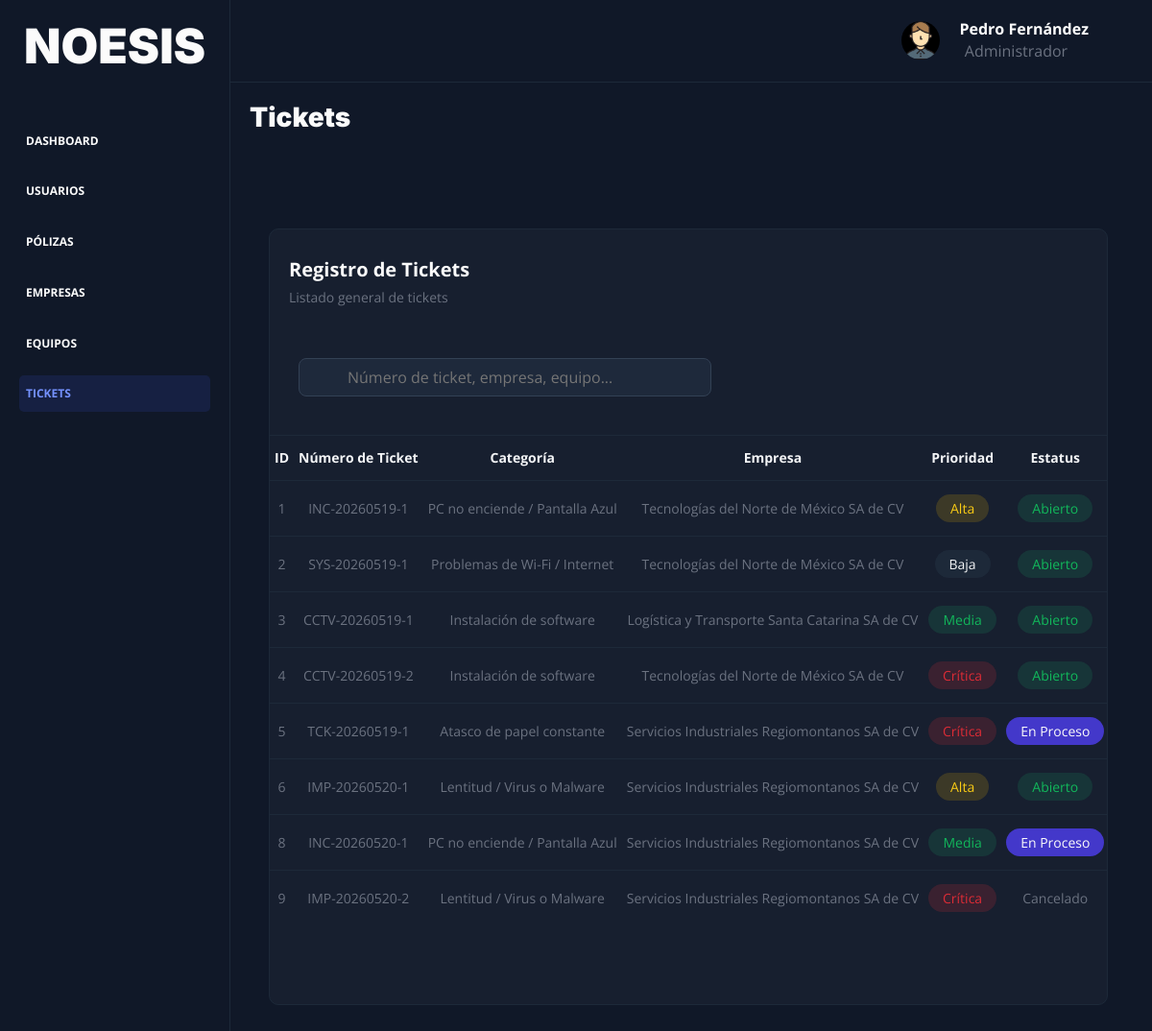
Screenshot of /tickets (signed in) with the database file from the repository.
### tables this page shows
CREATE TABLE `ticket` (
  `id` int NOT NULL AUTO_INCREMENT,
  `id_cliente` int DEFAULT NULL,
  `id_trabajador` int DEFAULT NULL,
  `id_equipo` int DEFAULT NULL,
  `id_empresa` int DEFAULT NULL,
  `id_categoria` int DEFAULT NULL,
  `numero_ticket` varchar(45) DEFAULT NULL,
  `prioridad` enum('Baja','Media','Alta','Crítica') DEFAULT 'Baja',
  `estatus` enum('Abierto','En Proceso','Cerrado','Cancelado') DEFAULT 'Abierto',
  `descripcion` varchar(255) DEFAULT NULL,
  `ruta_evidencia` varchar(100) DEFAULT NULL,
  `fecha_inicio` datetime DEFAULT CURRENT_TIMESTAMP,
  `fecha_actualizacion` datetime DEFAULT NULL,
  `fecha_final` datetime DEFAULT NULL,
  PRIMARY KEY (`id`),
  KEY `id_empresa_FK_idx` (`id_empresa`),
  KEY `id_ticket_cliente_FK` (`id_cliente`),
  KEY `id_ticket_trabajador_FK` (`id_trabajador`),
  KEY `id_ticket_equipo_FK` (`id_equipo`),
  KEY `id_ticket_categoria_FK_idx` (`id_categoria`),
  CONSTRAINT `id_ticket_categoria_FK` FOREIGN KEY (`id_categoria`) REFERENCES `ticket_categoria` (`id`),
  CONSTRAINT `id_ticket_cliente_FK` FOREIGN KEY (`id_cliente`) REFERENCES `cliente` (`id`),
  CONSTRAINT `id_ticket_empresa_FK` FOREIGN KEY (`id_empresa`) REFERENCES `empresa` (`id`),
  CONSTRAINT `id_ticket_equipo_FK` FOREIGN KEY (`id_equipo`) REFERENCES `equipo` (`id`),
  CONSTRAINT `id_ticket_trabajador_FK` FOREIGN KEY (`id_trabajador`) REFERENCES `trabajador` (`id`)
);

### controllers/TicketController.php (called while the page is built, shortened)
<?php
class TicketController {
    public static function tickets(Router $router) {
        $alertas = [];
        $rol = $_SESSION['rol'] ?? '';
        $id_empresa = $_SESSION['id_empresa'] ?? null;
        if ($rol === 'Administrador' || $rol === 'Técnico') {
            $tickets = Ticket::all() ?? [];
        } else {
            $tickets = Ticket::traerTickets($id_empresa);
            if (!is_array($tickets)) {
                $tickets = $tickets ? [$tickets] : [];
            }
        }
        $categorias = TicketCategoria::all();
        $empresas = Empresa::all();
        $mapaCategorias = [];
        foreach($categorias as $cat) {
            $mapaCategorias[$cat->id] = $cat->categoria_ticket;
        }
        $mapaEmpresas = [];
        foreach($empresas as $emp) {
            $mapaEmpresas[$emp->id] = $emp->nombre_fiscal;
        }
        foreach($tickets as $ticket) {
            $ticket->nombre_categoria = $mapaCategorias[$ticket->id_categoria] ?? 'Sin Categoría';
            $ticket->nombre_empresa = $mapaEmpresas[$ticket->id_empresa] ?? 'Sin Empresa';
        }
        $router->render('dashboard/tickets/tickets', [
            'titulo' => 'Tickets',
            'tickets' => $tickets,
            'alertas' => $alertas
        ]);
    }
}

### public/index.php (called while the page is built, shortened)
<?php
$router = new Router();
$router->get('/', [LoginController::class, 'Login']);
$router->post('/', [LoginController::class, 'Login']);
$router->get('/recuperar', [LoginController::class, 'recuperar']);
$router->post('/recuperar', [LoginController::class, 'recuperar']);
$router->get('/logout', [LoginController::class, 'logout']);
$router->get('/confirmar-cuenta', [LoginController::class, 'confirmarCuenta']);
$router->post('/confirmar-cuenta', [LoginController::class, 'confirmarCuenta']);
$router->get('/dashboard', [DashboardController::class, 'index']);
$router->get('/usuarios', [UsuariosController::class, 'usuarios']);
$router->get('/usuarios/agregar-trabajador', [UsuariosController::class, 'agregarUsuarioEmpleado']);
$router->post('/usuarios/agregar-trabajador', [UsuariosController::class, 'agregarUsuarioEmpleado']);
$router->post('/usuarios/eliminar-trabajador', [UsuariosController::class, 'eliminarUsuarioEmpleado']);
$router->get('/usuarios/editar-trabajador', [UsuariosController::class, 'editarUsuarioEmpleado']);
$router->post('/usuarios/editar-trabajador', [UsuariosController::class, 'editarUsuarioEmpleado']);
$router->get('/usuarios/agregar-cliente', [UsuariosController::class, 'agregarUsuarioCliente']);
$router->post('/usuarios/agregar-cliente', [UsuariosController::class, 'agregarUsuarioCliente']);
$router->post('/usuarios/eliminar-cliente', [UsuariosController::class, 'eliminarUsuarioCliente']);
$router->get('/usuarios/editar-cliente', [UsuariosController::class, 'editarUsuarioCliente']);
$router->post('/usuarios/editar-cliente', [UsuariosController::class, 'editarUsuarioCliente']);
$router->get('/empresas', [EmpresaController::class, 'empresas']);
$router->get('/empresas/agregar', [EmpresaController::class, 'agregarEmpresa']);
$router->post('/empresas/agregar', [EmpresaController::class, 'agregarEmpresa']);
$router->post('/empresas/eliminar', [EmpresaController::class, 'eliminarEmpresa']);
$router->get('/empresas/editar', [EmpresaController::class, 'editarEmpresa']);
$router->post('/empresas/editar', [EmpresaController::class, 'editarEmpresa']);
$router->get('/polizas', [PolizaController::class, 'polizas']);
$router->get('/polizas/agregar', [PolizaController::class, 'agregarPoliza']);
$router->post('/polizas/agregar', [PolizaController::class, 'agregarPoliza']);
$router->post('/polizas/eliminar', [PolizaController::class, 'eliminarPoliza']);
$router->get('/polizas/editar', [PolizaController::class, 'editarPoliza']);
$router->post('/polizas/editar', [PolizaController::class, 'editarPoliza']);
$router->get('/equipos', [EquipoController::class, 'equipos']);
$router->get('/equipos/agregar', [EquipoController::class, 'agregarEquipo']);
$router->post('/equipos/agregar', [EquipoController::class, 'agregarEquipo']);
$router->post('/equipos/eliminar', [EquipoController::class, 'eliminarEquipo']);
$router->get('/equipos/editar', [EquipoController::class, 'editarEquipo']);
$router->post('/equipos/editar', [EquipoController::class, 'editarEquipo']);
$router->get('/equipos/ver', [EquipoController::class, 'verEquipo']);
$router->get('/empresas/ver', [EmpresaController::class, 'verEmpresa']);
$router->get('/tickets', [TicketController::class, 'tickets']);
$router->get('/tickets/agregar', [TicketController::class, 'agregarTicket']);
$router->post('/tickets/agregar', [TicketController::class, 'agregarTicket']);
$router->get('/tickets/editar', [TicketController::class, 'editarTicket']);
$router->post('/tickets/editar', [TicketController::class, 'editarTicket']);
$router->get('/tickets/detalle', [TicketController::class, 'verDetalleTicket']);
$router->get('/tickets/seguimiento', [TicketController::class, 'seguimientoTecnico']);
$router->post('/tickets/seguimiento', [TicketController::class, 'seguimientoTecnico']);
$router->comprobarRutas();

### models/ActiveRecord.php (called while the page is built, shortened)
<?php
class ActiveRecord {
    protected static $db;
    protected static $tabla = '';
    public static function setDB($database) {
        self::$db = $database;
    }
    public static function all() {
        $query = "SELECT * FROM " . static::$tabla;
        $resultado = self::consultarSQL($query);
        return $resultado;
    }
    public static function consultarSQL($query) {
        $resultado = self::$db->query($query);
        $array = [];
        while($registro = $resultado->fetch_assoc()) {
            $array[] = static::crearObjeto($registro);
        }
        return $array;
    }
    protected static function crearObjeto($registro) {
        $objeto = new static;
        foreach($registro as $key => $value ) {
            if(property_exists( $objeto, $key  )) {
                $objeto->$key = $value;
            }
        }
        return $objeto;
    }
}

### views/dashboard/tickets/tickets.php (the view, shortened to what this page needs)
<?php include_once __DIR__ . '/../header-dashboard.php'; ?>
<div class="cuerpo-contenedor">
    <h3>Tickets</h3>
    <div class="contenedor">
        <div class="encabezado-tabla">
            <div class="texto">
                <h4>Registro de Tickets</h4>
                <p>Listado general de tickets</p>
            </div>
        </div>
        <div class="contenedor-buscador-agregar">
            <div class="contenedor-buscador">
                <input
                    type="text"
                    class="input-buscador filtro"
                    placeholder="Número de ticket, empresa, equipo..."
                >
            </div>
        </div>
        <div class="contenedor-tabla">
            <table class="tabla">
                <thead>
                    <tr>
                        <th>ID</th>
                        <th>Número de Ticket</th>
                        <th>Categoría</th>
                        <th>Empresa</th>
                        <th>Prioridad</th>
                        <th>Estatus</th>
                    </tr>
                </thead>
                <tbody>
                    <?php foreach($tickets as $ticket): ?>
                        <tr>
                            <td><?php echo $ticket->id; ?></td>
                            <td><?php echo $ticket->numero_ticket; ?></td>
                            <td><?php echo $ticket->nombre_categoria; ?></td>
                            <td><?php echo $ticket->nombre_empresa; ?></td>
                            <td>
                                <?php
                                    $clase = '';
                                    switch($ticket->prioridad) {
                                        case 'Baja':
                                            $clase = 'tabla-bandera-gris';
                                            break;
                                        case 'Media':
                                            $clase = 'tabla-bandera-verde';
                                            break;
                                        case 'Alta':
                                            $clase = 'tabla-bandera-amarilla';
                                            break;
                                        case 'Crítica':
                                            $clase = 'tabla-bandera-roja';
                                            break;
                                    }
                                ?>
                                <span class="<?php echo $clase; ?>">
                                    <?php echo $ticket->prioridad; ?>
                                </span>
                            </td>
                            <td>
                                <?php
                                    $clase = '';
                                    switch($ticket->estatus) {
                                        case 'Abierto':
                                            $clase = 'tabla-bandera-verde';
                                            break;
                                        case 'En Proceso':
                                            $clase = 'tabla-bandera-azul';
                                            break;
                                        case 'Cancelado':
                                            $clase = 'tabla-bandera-roja';
                                        default:
                                            $clase = '';
                                            break;
                                    }
                                ?>
                                <span class="<?php echo $clase; ?>">
                                    <?php echo $ticket->estatus; ?>
                                </span>
                            </td>
                        </tr>
                    <?php endforeach; ?>
                </tbody>
            </table>
        </div>
    </div>
</div>
<?php
    include_once __DIR__ . '/../footer-dashboard.php';
?>

### public/build/css/app.css (style rules this page uses)
html { line-height:1.15;-webkit-text-size-adjust:100% }
body { margin:0 }
button,input,optgroup,select,textarea { font-family:inherit;font-size:100%;line-height:1.15;margin:0 }
button,input { overflow:visible }
*,*:before,*:after { box-sizing:inherit }
html { font-size:62.5%;box-sizing:border-box }
body { font-family:"Open Sans",sans-serif;background:#101828;font-size:1.6rem;min-height:100%;overflow-y:auto;overflow-x:hidden;scrollbar-width:thin;scrollbar-color:#162042 #101828 }
.contenedor { width:95%;max-width:1200px;margin:0 auto }
.tabla-bandera-verde { padding:.5rem 1.5rem;border-radius:5rem;background-color:#173538;color:#12b75b }
.tabla-bandera-roja { padding:.5rem 1.5rem;border-radius:5rem;background-color:#3a2130;color:#dc2c36 }
.tabla-bandera-amarilla { padding:.5rem 1.5rem;border-radius:5rem;background:rgba(234,179,8,.18);color:#facc15 }
.tabla-bandera-azul { padding:.5rem 1.5rem;border-radius:5rem;background-color:#4338ca;color:#fbfbfb }
.tabla-bandera-gris { padding:.5rem 1.5rem;border-radius:5rem;background-color:#1d2939;color:#f3f4f6 }
h1,h2,h3 { font-family:"Inter",sans-serif;margin:0 0 2.5rem 0;font-weight:900 }
h3 { font-size:4rem }
p { font-size:2rem;color:#6b7280;line-height:1.8 }
.cuerpo-contenedor { background-color:#101828;height:100%;padding:2rem;margin-left:24rem;overflow-x:hidden }
.cuerpo-contenedor .contenedor { background-color:#171f2f;margin:4rem 2rem;border:1px solid #1d2939;border-radius:1rem;max-width:100%;overflow:hidden }
.cuerpo-contenedor .contenedor .encabezado-tabla { display:flex;justify-content:space-between;align-items:center;padding:2rem }
.cuerpo-contenedor .contenedor .contenedor-buscador-agregar { display:flex;justify-content:space-between;padding:0 2rem 0 1rem }
.cuerpo-contenedor .contenedor .contenedor-buscador-agregar .contenedor-buscador { position:relative;display:flex;align-items:center;width:45rem;margin-bottom:2rem }
.cuerpo-contenedor .contenedor .contenedor-buscador-agregar .input-buscador { width:100%;margin-left:2rem;padding:1rem 1rem 1rem 5rem !important;background-color:#1e293b;border:1px solid #334155;border-radius:.8rem;color:#f8fafc;outline:none }
.cuerpo-contenedor .contenedor h4 { margin:0;padding:1rem 0 0 0;font-size:2rem }
.cuerpo-contenedor .contenedor p { margin:0;padding:.5rem 0 3rem 0;font-size:1.4rem }
.cuerpo-contenedor .contenedor .contenedor-tabla { width:100%;overflow-x:auto;min-height:55vh;margin-top:2rem;border-top:1px solid #1d2939 }
.cuerpo-contenedor .contenedor .contenedor-tabla .tabla { font-size:1.4rem;font-weight:normal;color:#f3f4f6;min-width:1300px;border-collapse:collapse }
.cuerpo-contenedor .contenedor .contenedor-tabla .tabla thead tr { border-bottom:1px solid #1d2939 }
.cuerpo-contenedor .contenedor .contenedor-tabla .tabla thead tr th { padding:1.5rem .5rem;white-space:nowrap }
.cuerpo-contenedor .contenedor .contenedor-tabla .tabla tbody tr { border-bottom:1px solid #1d2939 }
.cuerpo-contenedor .contenedor .contenedor-tabla .tabla tbody tr:last-child { border-bottom:none }
.cuerpo-contenedor .contenedor .contenedor-tabla .tabla tbody tr td { text-align:center;padding:2rem .5rem;color:#6b7280;white-space:nowrap }
.cuerpo-contenedor .contenedor:last-child { margin-top:10rem }
.dashboard h3 { font-size:2.8rem }

### rows the page displays
ticket: id "1", numero_ticket "INC-20260519-1", id_categoria "PC no enciende / Pantalla Azul", id_empresa "Tecnologías del Norte de México SA de CV", prioridad "Alta", estatus "Abierto"
ticket: id "2", numero_ticket "SYS-20260519-1", id_categoria "Problemas de Wi-Fi / Internet", id_empresa "Tecnologías del Norte de México SA de CV", prioridad "Baja", estatus "Abierto"
ticket: id "3", numero_ticket "CCTV-20260519-1", id_categoria "Instalación de software", id_empresa "Logística y Transporte Santa Catarina SA de CV", prioridad "Media", estatus "Abierto"
ticket: id "4", numero_ticket "CCTV-20260519-2", id_categoria "Instalación de software", id_empresa "Tecnologías del Norte de México SA de CV", prioridad "Crítica", estatus "Abierto"
ticket: id "5", numero_ticket "TCK-20260519-1", id_categoria "Atasco de papel constante", id_empresa "Servicios Industriales Regiomontanos SA de CV", prioridad "Crítica", estatus "En Proceso"
ticket: id "6", numero_ticket "IMP-20260520-1", id_categoria "Lentitud / Virus o Malware", id_empresa "Servicios Industriales Regiomontanos SA de CV", prioridad "Alta", estatus "Abierto"
ticket: id "8", numero_ticket "INC-20260520-1", id_categoria "PC no enciende / Pantalla Azul", id_empresa "Servicios Industriales Regiomontanos SA de CV", prioridad "Media", estatus "En Proceso"
ticket: id "9", numero_ticket "IMP-20260520-2", id_categoria "Lentitud / Virus o Malware", id_empresa "Servicios Industriales Regiomontanos SA de CV", prioridad "Crítica", estatus "Cancelado"

### other values shown
$_SESSION['nombre'] "Pedro Fernández"
$_SESSION['rol'] "Administrador"
